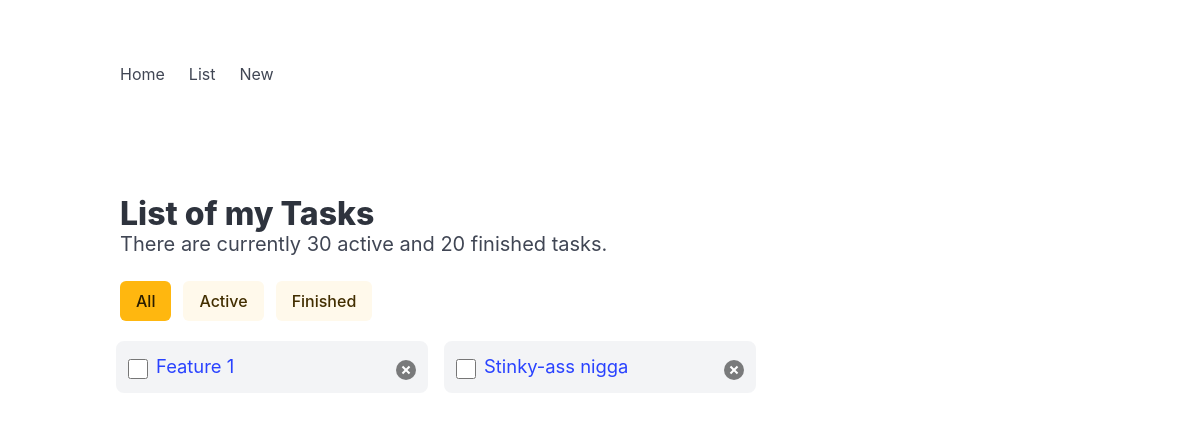
The app's page /todo/list/ (signed in), older data.
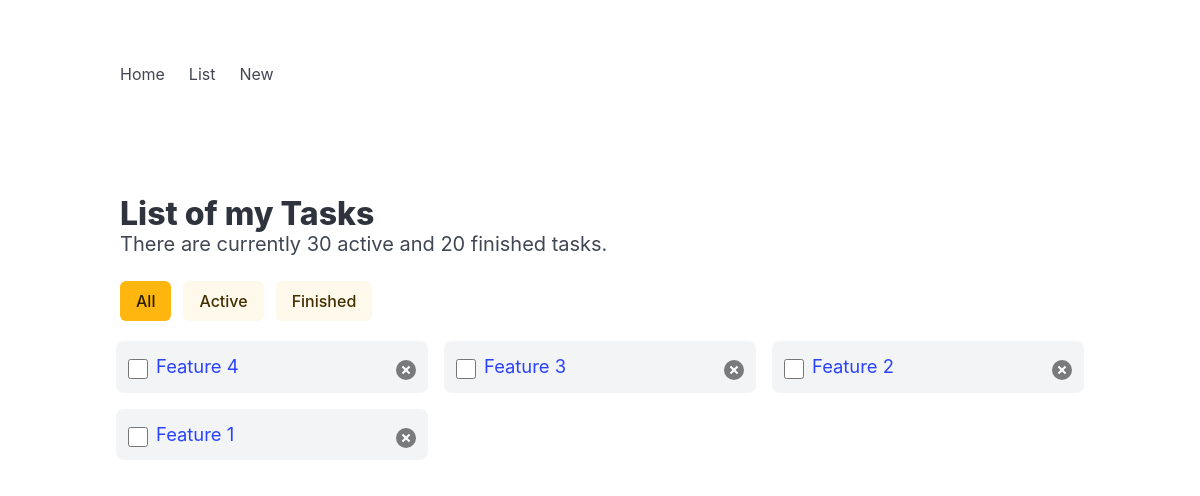
The same page, newer data.
### todo/models.py (models this page shows, shortened)
class Task(models.Model):
    user = models.ForeignKey(User, on_delete=models.CASCADE)
    title = models.CharField(max_length=100)
    desc = models.CharField(max_length=500)
    is_finished = models.BooleanField(default=False)
    finished_dt = models.DateTimeField(blank=True, null=True)
    dead_line_dt = models.DateTimeField(blank=True, null=True)
    create_dt = models.DateTimeField(auto_now_add=True)
    update_dt = models.DateTimeField(auto_now=True)

### todo/views.py (the view)
# urls.py: path('list/', views.todo_list, name='list'),
def todo_list(request):
    if request.user.is_authenticated:
        tasks = Task.objects.filter(user=request.user).order_by('-id')[0:100]
        context = {'tasks': tasks}
        return render(request, 'todo/list.html', context)
    else:
        return redirect('/todo')

### todo/templates/todo/list.html (shortened to what this page needs)
<!DOCTYPE html>
<html>
  <head>
    <link rel="stylesheet" href="https://cdn.jsdelivr.net/npm/bulma@1.0.2/css/bulma.min.css">
  </head>
  <body>
    {% include 'todo/includes/nav.html' %}
  <section class="section">
    <div class="container">
      <h1 class="title">List of my Tasks</h1>
      <p class="subtitle">There are currently 30 active and 20 finished tasks.</p>
      <div class="buttons">
        <a href="{{ request.path }}" class="button is-warning {% if 'active' in request.GET or 'finished' in request.GET %} is-light{% endif %}">All</a>
        <a href="{{ request.path }}?active" class="button is-warning {% if 'active' not in request.GET %} is-light{% endif %}">Active</a>
        <a href="{{ request.path }}?finished" class="button is-warning {% if 'finished' not in request.GET %} is-light{% endif %}">Finished</a>
      </div>
      {% if tasks %}
      <ul class="columns is-multiline" id="list">
        {% for task in tasks %}
          <li class="column is-4">
            <input type="checkbox" {% if task.is_finished %} checked {% endif %} title="Finish">
            <div>
              <a href="{% url 'todo:detail' number=task.id %}">{{ task.title }}</a>
              <br>
            </div>
            <button class="delete" title="Remove"></button>
          </li>
        {% endfor %}
        </ul>
      {% else %}
      <p class="is-size-5">No task to show here.</p>
      {% endif %}
    </div>
  </section>
  </body>
</html>

### todo/templates/todo/includes/nav.html (shortened to what this page needs)
<section class="section">
    <div class="container">
      <nav class="navbar" role="navigation" aria-label="main navigation">
        <div class="navbar-brand">
            <a class="navbar-item" href="{% url 'todo:index' %}">Home</a>
            <a class="navbar-item" href="{% url 'todo:list' %}">List</a>
            <a class="navbar-item" href="{% url 'todo:new' %}">New</a>
        </div>
    </nav>
    </div>
  </section>

### todo/templates/todo/list.html (style rules this page uses)
input[type="checkbox"] { width: 1.5em; height: 1.5em; cursor: pointer; }
#list > li { display: flex; gap: .5em; align-items: start; background: var(--bulma-background); border: .5em solid var(--bulma-scheme-main); border-radius: 1em; }
#list > li input { flex-shrink: 0; }
#list > li input, #list > li button { margin-top: .45em; }
#list > li div { font-size: 1.15em; flex-grow: 1; flex-shrink: 1; }

Row changes from the older to the newer data that the page shows:
removed Task: title "Stinky-ass nigga"
added Task: title "Feature 4"
added Task: title "Feature 3"
added Task: title "Feature 2"
